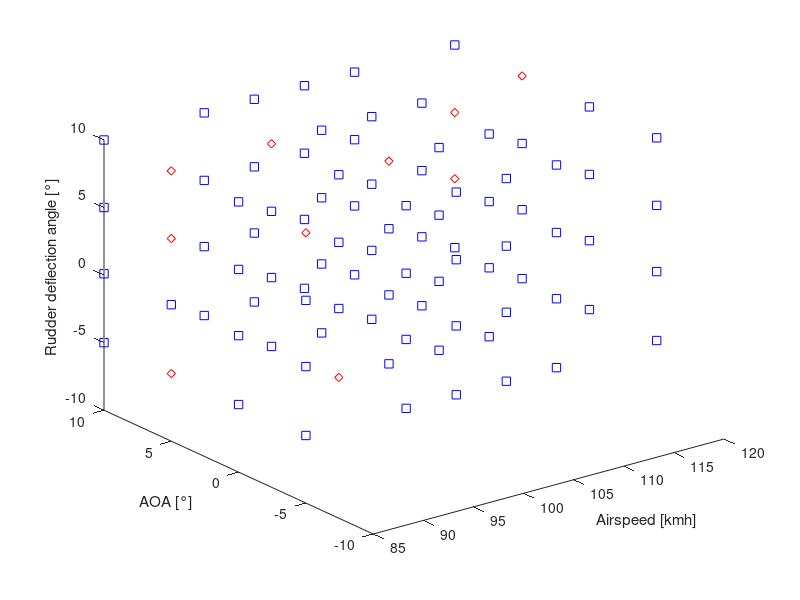

The MATLAB script that drew this image: (Note: this script raises an error after producing the figure.)
% Import data from CSV file
data = csvread('FX63-137_aeroGrid.csv');
v = data(:,1);
aoa = data(:,2);
eta = data(:,3);
cm = data(:,4);

% Index of converged values 
converged = find(data(:,5));
notConverged = find(not(data(:,5)));

% Plot points on 3D diagramm to see which points converge and which do not
plot3(v(converged),aoa(converged),eta(converged),'sb')
hold on
plot3(v(notConverged),aoa(notConverged),eta(notConverged),'dr')
xlabel('Airspeed [kmh]')
ylabel('AOA [°]')
zlabel('Rudder deflection angle [°]')

% Create interpolating function
cmInterpolationFunction = scatteredInterpolant(v(converged),aoa(converged),eta(converged),cm(converged),'linear','none');

% Function usage
cM = cmInterpolationFunction(88,1,1)
 